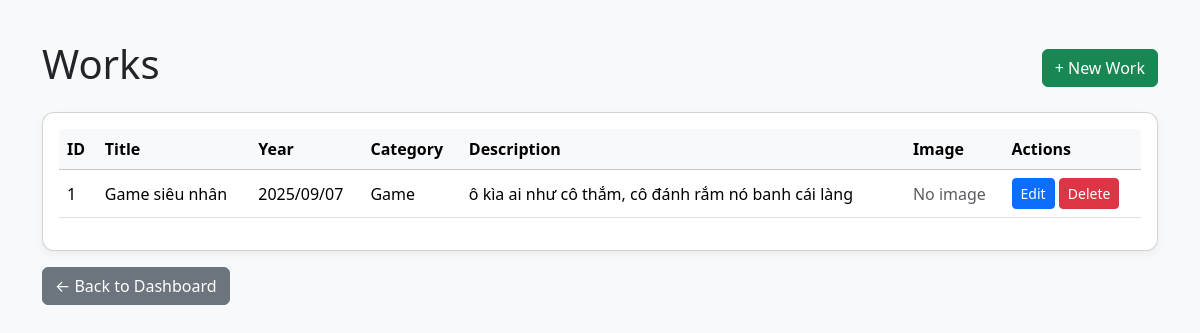
The app's page /admin/works (signed in), older data.
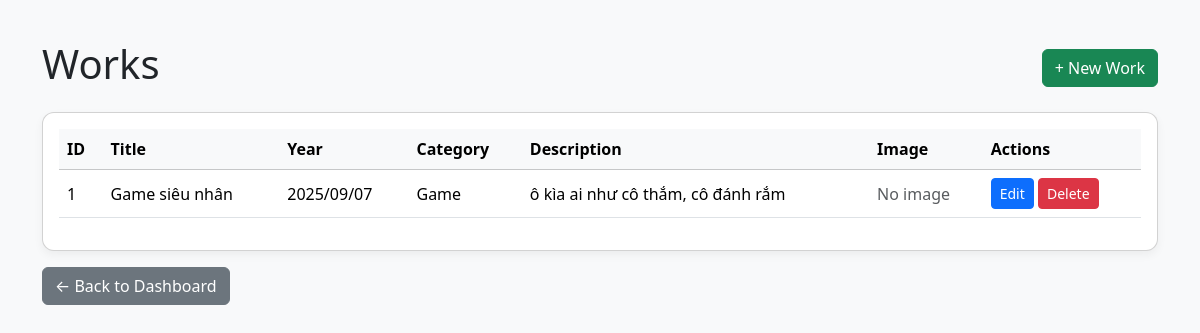
The same page, newer data.
### models.py (models this page shows)
class Work(db.Model):
    id = db.Column(db.Integer, primary_key=True)
    title = db.Column(db.String(200), nullable=False)
    year = db.Column(db.String(10), default="")
    category = db.Column(db.String(120), default="")
    desc = db.Column(db.Text, default="")
    image = db.Column(db.String(255), default="")

### app.py (the view)
@app.route('/admin/works')
@login_required
def admin_works():
    works = Work.query.order_by(Work.id.desc()).all()
    return render_template('admin/admin_works.html', works=works)

### app.py (called while the page is built)
def login_required(f):
    from functools import wraps
    @wraps(f)
    def wrapper(*args, **kwargs):
        if not session.get('admin'):
            return redirect(url_for('admin_login'))
        return f(*args, **kwargs)
    return wrapper

### templates/admin/admin_works.html (shortened to what this page needs)
<!DOCTYPE html>
<html lang="en">
  <head>
    <link
      href="https://cdn.jsdelivr.net/npm/bootstrap@5.3.2/dist/css/bootstrap.min.css"
      rel="stylesheet"
    />
  </head>
  <body>
    <div class="container">
      <div class="d-flex justify-content-between align-items-center mb-3">
        <h1>Works</h1>
        <a href="/admin/works/new" class="btn btn-success">+ New Work</a>
      </div>
      <div class="card p-3">
        {% if works %}
        <table class="table table-hover align-middle">
          <thead class="table-light">
            <tr>
              <th>ID</th>
              <th>Title</th>
              <th>Year</th>
              <th>Category</th>
              <th>Description</th>
              <th>Image</th>
              <th>Actions</th>
            </tr>
          </thead>
          <tbody>
            {% for work in works %}
            <tr>
              <td>{{ work.id }}</td>
              <td>{{ work.title }}</td>
              <td>{{ work.year }}</td>
              <td>{{ work.category }}</td>
              <td>{{ work.desc }}</td>
              <td>
                {% if work.image %}
                <img src="{{ work.image }}" alt="work image" width="80" />
                {% else %}
                <span class="text-muted">No image</span>
                {% endif %}
              </td>
              <td>
                <a
                  href="/admin/works/{{ work.id }}/edit"
                  class="btn btn-sm btn-primary"
                  >Edit</a
                >
                <form
                  action="/admin/works/{{ work.id }}/delete"
                  method="POST"
                  class="d-inline"
                >
                  <button
                    type="submit"
                    class="btn btn-sm btn-danger"
                    onclick="return confirm('Delete this work?')"
                  >
                    Delete
                  </button>
                </form>
              </td>
            </tr>
            {% endfor %}
          </tbody>
        </table>
        {% else %}
        <p class="text-muted">No works found.</p>
        {% endif %}
      </div>
      <a href="{{ url_for('admin_index') }}" class="btn btn-secondary mt-3"
        >← Back to Dashboard</a
      >
    </div>
  </body>
</html>

### templates/admin/admin_works.html (style rules this page uses)
body { background: #f8f9fa; }
.container { margin-top: 40px; }
.card { border-radius: 12px; box-shadow: 0 4px 10px rgba(0, 0, 0, 0.05); }

Row changes from the older to the newer data that the page shows:
changed Work "Game siêu nhân": desc "ô kìa ai như cô thắm, cô đánh rắm nó banh cái làng" → "ô kìa ai như cô thắm, cô đánh rắm"
